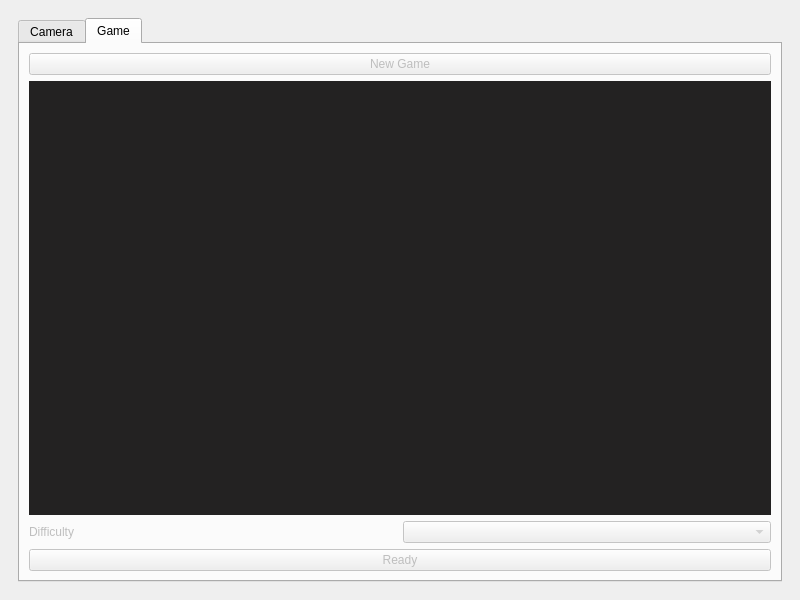
<?xml version="1.0" encoding="UTF-8"?>
<ui version="4.0">
 <class>xiangqiWindow</class>
 <widget class="QMainWindow" name="xiangqiWindow">
  <property name="geometry">
   <rect>
    <x>0</x>
    <y>0</y>
    <width>800</width>
    <height>600</height>
   </rect>
  </property>
  <property name="windowTitle">
   <string>Xiangqi</string>
  </property>
  <widget class="QWidget" name="centralwidget">
   <layout class="QGridLayout" name="gridLayout">
    <item row="0" column="0">
     <widget class="QStackedWidget" name="stackedWidget">
      <property name="enabled">
       <bool>true</bool>
      </property>
      <property name="currentIndex">
       <number>0</number>
      </property>
      <widget class="QWidget" name="mainPage">
       <layout class="QGridLayout" name="gridLayout_3">
        <item row="0" column="0">
         <widget class="QTabWidget" name="tabWidget">
          <property name="enabled">
           <bool>true</bool>
          </property>
          <property name="currentIndex">
           <number>1</number>
          </property>
          <widget class="QWidget" name="cameraTab">
           <attribute name="title">
            <string>Camera</string>
           </attribute>
           <layout class="QGridLayout" name="gridLayout_2">
            <item row="0" column="0">
             <layout class="QVBoxLayout" name="cameraLayout" stretch="0,1,0">
              <item>
               <widget class="QComboBox" name="cameraInputComboBox">
                <property name="currentText">
                 <string/>
                </property>
                <property name="currentIndex">
                 <number>-1</number>
                </property>
               </widget>
              </item>
              <item>
               <widget class="QLabel" name="selectCameraView">
                <property name="styleSheet">
                 <string notr="true">background-color: rgb(35, 34, 34);</string>
                </property>
                <property name="text">
                 <string/>
                </property>
               </widget>
              </item>
              <item>
               <layout class="QHBoxLayout" name="calibrationMethodLayout">
                <item>
                 <widget class="QPushButton" name="manualCalibrationButton">
                  <property name="enabled">
                   <bool>false</bool>
                  </property>
                  <property name="text">
                   <string>Manual Calibration</string>
                  </property>
                 </widget>
                </item>
                <item>
                 <widget class="QPushButton" name="loadCalibrationButton">
                  <property name="enabled">
                   <bool>false</bool>
                  </property>
                  <property name="text">
                   <string>Load Calibration</string>
                  </property>
                 </widget>
                </item>
               </layout>
              </item>
             </layout>
            </item>
           </layout>
          </widget>
          <widget class="QWidget" name="gameTab">
           <property name="enabled">
            <bool>false</bool>
           </property>
           <attribute name="title">
            <string>Game</string>
           </attribute>
           <layout class="QGridLayout" name="gridLayout_5">
            <item row="0" column="0">
             <layout class="QVBoxLayout" name="gameLayout" stretch="0,1,0,0">
              <item>
               <widget class="QPushButton" name="newGameButton">
                <property name="text">
                 <string>New Game</string>
                </property>
               </widget>
              </item>
              <item>
               <widget class="QLabel" name="gameCameraView">
                <property name="styleSheet">
                 <string notr="true">background-color: rgb(35, 34, 34);</string>
                </property>
                <property name="text">
                 <string/>
                </property>
               </widget>
              </item>
              <item>
               <layout class="QHBoxLayout" name="difficultyLayout">
                <item>
                 <widget class="QLabel" name="difficultyLabel">
                  <property name="text">
                   <string>Difficulty</string>
                  </property>
                 </widget>
                </item>
                <item>
                 <widget class="QComboBox" name="difficultyComboBox"/>
                </item>
               </layout>
              </item>
              <item>
               <widget class="QPushButton" name="readyButton">
                <property name="text">
                 <string>Ready</string>
                </property>
               </widget>
              </item>
             </layout>
            </item>
           </layout>
          </widget>
         </widget>
        </item>
       </layout>
      </widget>
      <widget class="QWidget" name="calibrationPage">
       <property name="enabled">
        <bool>false</bool>
       </property>
       <layout class="QGridLayout" name="gridLayout_4">
        <item row="0" column="0">
         <layout class="QVBoxLayout" name="calibrationLayout" stretch="0,1,0,0">
          <item>
           <layout class="QVBoxLayout" name="calibrationSettingsLayout">
            <item>
             <widget class="QLabel" name="checkerboardSizeLabel">
              <property name="text">
               <string>Checkerboard Size</string>
              </property>
              <property name="alignment">
               <set>Qt::AlignBottom|Qt::AlignLeading|Qt::AlignLeft</set>
              </property>
             </widget>
            </item>
            <item>
             <layout class="QHBoxLayout" name="checkerBoardSizeLayout">
              <item>
               <layout class="QHBoxLayout" name="horizontalVerticiesLayout">
                <item>
                 <widget class="QLabel" name="horizontalVerticiesLabel">
                  <property name="text">
                   <string>Horizontal</string>
                  </property>
                  <property name="buddy">
                   <cstring>horizontalVerticiesSpinBox</cstring>
                  </property>
                 </widget>
                </item>
                <item>
                 <widget class="QSpinBox" name="horizontalVerticiesSpinBox">
                  <property name="layoutDirection">
                   <enum>Qt::LeftToRight</enum>
                  </property>
                  <property name="alignment">
                   <set>Qt::AlignCenter</set>
                  </property>
                  <property name="showGroupSeparator" stdset="0">
                   <bool>false</bool>
                  </property>
                  <property name="suffix">
                   <string/>
                  </property>
                  <property name="value">
                   <number>8</number>
                  </property>
                 </widget>
                </item>
               </layout>
              </item>
              <item>
               <layout class="QHBoxLayout" name="verticalVerticiesLayout">
                <item>
                 <widget class="QLabel" name="verticalVerticiesLabel">
                  <property name="text">
                   <string>Vertical</string>
                  </property>
                  <property name="buddy">
                   <cstring>verticalVerticiesSpinBox</cstring>
                  </property>
                 </widget>
                </item>
                <item>
                 <widget class="QSpinBox" name="verticalVerticiesSpinBox">
                  <property name="alignment">
                   <set>Qt::AlignCenter</set>
                  </property>
                  <property name="value">
                   <number>6</number>
                  </property>
                 </widget>
                </item>
               </layout>
              </item>
             </layout>
            </item>
           </layout>
          </item>
          <item>
           <widget class="QLabel" name="calibrationCameraView">
            <property name="styleSheet">
             <string notr="true">background-color: rgb(35, 34, 34);</string>
            </property>
            <property name="text">
             <string/>
            </property>
           </widget>
          </item>
          <item>
           <widget class="QPushButton" name="calibrateButton">
            <property name="enabled">
             <bool>false</bool>
            </property>
            <property name="text">
             <string>Calibrate</string>
            </property>
           </widget>
          </item>
          <item>
           <widget class="QProgressBar" name="calibrationProgressBar">
            <property name="value">
             <number>0</number>
            </property>
            <property name="alignment">
             <set>Qt::AlignCenter</set>
            </property>
            <property name="textVisible">
             <bool>true</bool>
            </property>
            <property name="orientation">
             <enum>Qt::Horizontal</enum>
            </property>
            <property name="invertedAppearance">
             <bool>false</bool>
            </property>
            <property name="textDirection">
             <enum>QProgressBar::TopToBottom</enum>
            </property>
            <property name="format">
             <string>%p</string>
            </property>
           </widget>
          </item>
         </layout>
        </item>
       </layout>
      </widget>
     </widget>
    </item>
   </layout>
  </widget>
 </widget>
 <tabstops>
  <tabstop>tabWidget</tabstop>
  <tabstop>cameraInputComboBox</tabstop>
  <tabstop>manualCalibrationButton</tabstop>
  <tabstop>loadCalibrationButton</tabstop>
  <tabstop>newGameButton</tabstop>
  <tabstop>difficultyComboBox</tabstop>
  <tabstop>readyButton</tabstop>
  <tabstop>horizontalVerticiesSpinBox</tabstop>
  <tabstop>verticalVerticiesSpinBox</tabstop>
  <tabstop>calibrateButton</tabstop>
 </tabstops>
 <resources/>
 <connections/>
</ui>
